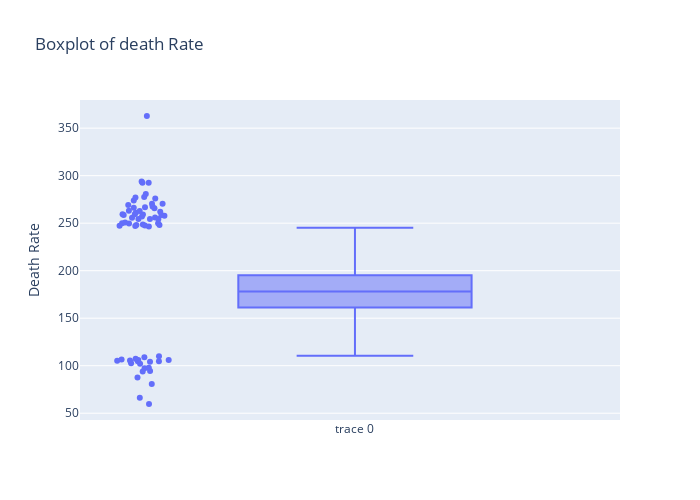

Notebook cell for this chart:
### Markdown cell above
Analyzing the outliers in target

### Code cell
import plotly.graph_objects as go 
import nbformat
fig = go.Figure(data=[go.Box(y=data['TARGET_deathRate'],boxpoints='outliers',jitter=0.3, pointpos=-1.8)])
fig.update_layout(
    title='Boxplot of death Rate',
    yaxis_title='Death Rate',
    width=700,
    height=500
)
fig.show()

### Figure 1 — Plotly figure (JSON) as saved in the notebook; plotly's stock layout.template omitted (floating-point values rounded to 4 significant figures; data arrays with more than 128 entries replaced by an {"elided": "..."} marker saying what was removed)
{"data": [{"boxpoints": "outliers", "jitter": 0.3, "pointpos": -1.8, "type": "box", "y": {"elided": "3047 float values"}}], "layout": {"height": 500, "title": {"text": "Boxplot of death Rate"}, "width": 700, "yaxis": {"title": {"text": "Death Rate"}}}}
